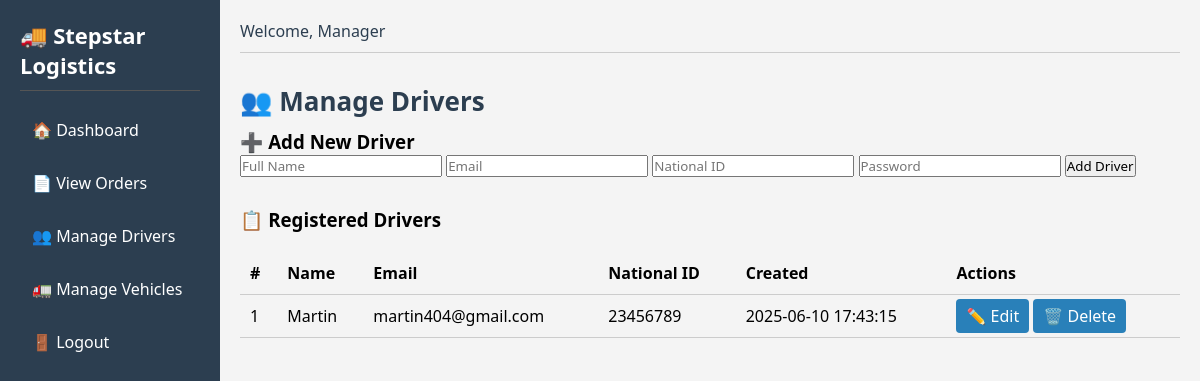
The page /manager-dashboard/manage-drivers.php (signed in) on the database its author committed.
### tables this page shows
CREATE TABLE `users` (
  `id` int(11) NOT NULL,
  `name` varchar(100) NOT NULL,
  `email` varchar(100) NOT NULL,
  `password` varchar(255) NOT NULL,
  `role` enum('ADMIN','MANAGER','DRIVER') NOT NULL,
  `national_id` varchar(20) NOT NULL,
  `created_at` timestamp NOT NULL DEFAULT current_timestamp()
);

### manager-dashboard/manage-drivers.php (the view, shortened to what this page needs)
<?php
include 'includes/db.php';
$drivers = $conn->query("SELECT * FROM users WHERE role = 'DRIVER' ORDER BY created_at DESC");
?>
<!DOCTYPE html>
<html lang="en">
<head>
    <link rel="stylesheet" href="dashboard.css">
</head>
<body>
<div class="wrapper">
    <div class="sidebar">
        <h2>🚚 Stepstar Logistics</h2>
        <ul>
            <li><a href="dashboard-manager.php">🏠 Dashboard</a></li>
            <li><a href="view_orders.php">📄 View Orders</a></li>
            <li><a href="manage-drivers.php">👥 Manage Drivers</a></li>
            <li><a href="manage-vehicles.php">🚛 Manage Vehicles</a></li>
            <li><a href="logout.php">🚪 Logout</a></li>
        </ul>
    </div>
    <div class="main-content">
        <div class="dashboard-header">
            <div class="user-info">Welcome, Manager</div>
        </div>
        <div class="content-area">
            <h1>👥 Manage Drivers</h1>
            <h3>➕ Add New Driver</h3>
            <form method="POST">
                <input type="text" name="name" placeholder="Full Name" required>
                <input type="email" name="email" placeholder="Email" required>
                <input type="text" name="national_id" placeholder="National ID" required>
                <input type="password" name="password" placeholder="Password" required>
                <button type="submit" name="add_driver">Add Driver</button>
            </form>
            <h3 style="margin-top:30px;">📋 Registered Drivers</h3>
            <table>
                <thead>
                    <tr>
                        <th>#</th>
                        <th>Name</th>
                        <th>Email</th>
                        <th>National ID</th>
                        <th>Created</th>
                        <th>Actions</th>
                    </tr>
                </thead>
                <tbody>
                    <?php $i=1; while($d = $drivers->fetch_assoc()): ?>
                    <tr>
                        <td><?php echo $i++; ?></td>
                        <td><?php echo htmlspecialchars($d['name']); ?></td>
                        <td><?php echo htmlspecialchars($d['email']); ?></td>
                        <td><?php echo htmlspecialchars($d['national_id']); ?></td>
                        <td><?php echo $d['created_at']; ?></td>
                        <td>
                            <a href="edit-driver.php?id=<?php echo $d['id']; ?>" class="btn">✏️ Edit</a>
                            <a href="manage-drivers.php?delete=<?php echo $d['id']; ?>" class="btn" onclick="return confirm('Delete this driver?')">🗑️ Delete</a>
                        </td>
                    </tr>
                    <?php endwhile; ?>
                </tbody>
            </table>
        </div>
    </div>
</div>
</body>
</html>

### manager-dashboard/dashboard.css (style rules this page uses)
* { margin: 0; padding: 0; box-sizing: border-box; font-family: 'Segoe UI', sans-serif; }
body { display: flex; height: 100vh; background-color: #f4f4f4; }
.wrapper { display: flex; width: 100%; }
.sidebar { width: 220px; background-color: #2c3e50; padding: 20px; color: white; }
.sidebar h2 { margin-bottom: 20px; font-size: 22px; border-bottom: 1px solid #555; padding-bottom: 10px; }
.sidebar ul { list-style-type: none; }
.sidebar ul li { margin: 15px 0; }
.sidebar ul li a { color: white; text-decoration: none; display: block; padding: 8px 12px; border-radius: 4px; }
.main-content { flex-grow: 1; padding: 20px; }
.dashboard-header { display: flex; justify-content: space-between; align-items: center; margin-bottom: 30px; border-bottom: 1px solid #ccc; padding-bottom: 10px; }
.dashboard-header .user-info { font-size: 16px; color: #2c3e50; }
.content-area h1 { font-size: 26px; margin-bottom: 10px; color: #2c3e50; }

### manager-dashboard/manage-drivers.php (style rules this page uses)
table { width: 100%; border-collapse: collapse; margin-top: 20px; }
th, td { padding: 10px; border-bottom: 1px solid #ccc; text-align: left; }
th { background-color: #f4f4f4; }
.btn { padding: 6px 10px; border-radius: 4px; text-decoration: none; background-color: #2980b9; color: white; }

### rows shown on the page
users: name "Martin", email "martin404@gmail.com", national "23456789", created_at "2025-06-10 17:43:15"
